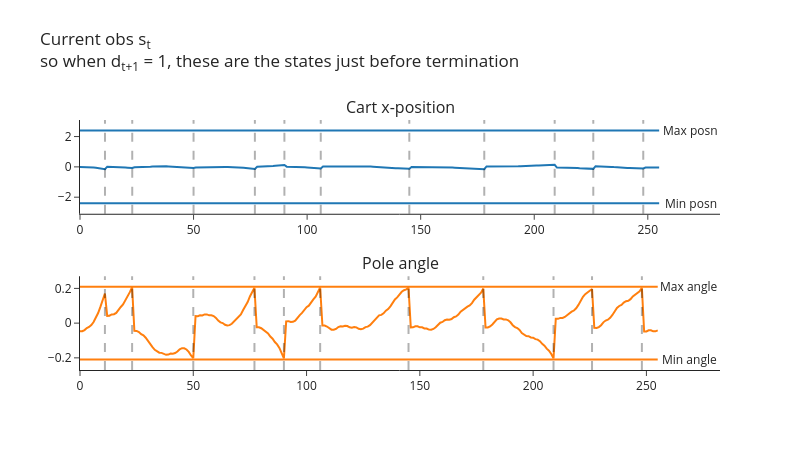
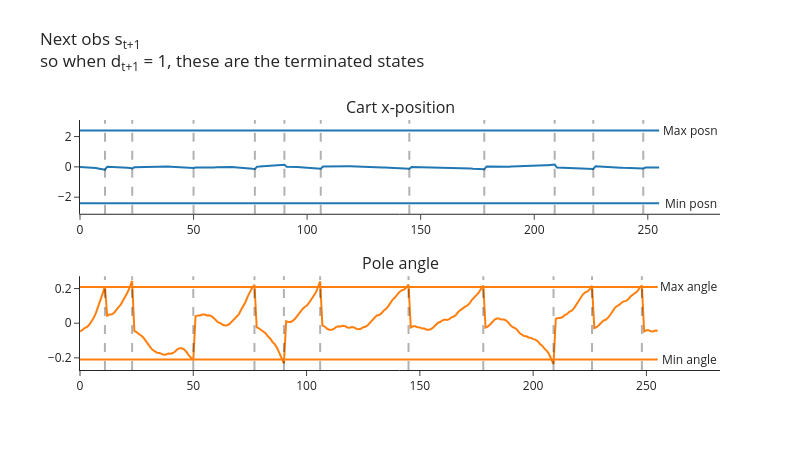
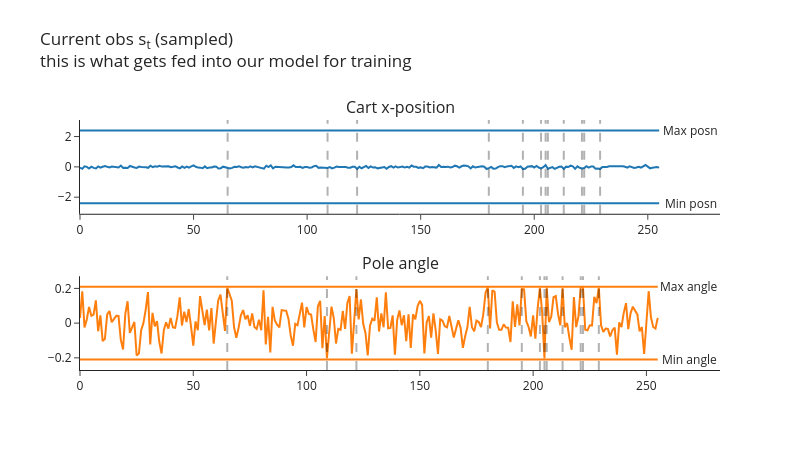

Notebook code cell kept with these figures, in order:
### Markdown cell above
Next, you can run the following code to visualize your cart's position and angle, and see how these look in both the buffer and the buffer's random samples. Do the samples look correctly shuffled? Also, based on the [CartPole source code](https://github.com/Farama-Foundation/Gymnasium/blob/main/gymnasium/envs/classic_control/cartpole.py), do the angles & positions at which the cart terminates make sense? (Note, the min/max values in the table are different to the termination ranges, the latter can be found *below* the table in the docstring.)

Note that the code below uses our batched `CartPole` with `num_envs=1`, so every tensor it returns has a leading dummy batch dimension of size 1 (one row per environment).

<!-- Lastly, note how there's actually a slight epsiode mismatch between $s_t$ and $s_{t+1}$ in the plots below. The vertical lines show the values of $t$ where $d_{t+1} = 1$, so we can see that at these points $s_t$ and $s_{t+1}$ both refer to the terminated episode (they're the pre-final and final observations respectively), but immediately after these points $s_t$ refers to the terminal observation while $s_{t+1}$ refers to the first observation of the new episode. This isn't really a problem though, because we don't care what action our agent learns to take when $s_t$ is a terminal state (i.e. out of bounds). If we were being careful then we'd want to filter these terms out of our buffer, but for our purposes this week it doesn't really matter if we keep them in. -->

Lastly, note how when we terminate environments we do something slightly different. If `envs.step` results in some environments terminating, it'll actually return `next_obs` as the reset observation for the next episode. In this case, we want to use this as our starting observation for the next step, but we need to make sure we record the correct terminal observation in our buffer - we do this by extracting it from the `infos` dict, which is where it gets stored. You can see this in the plots below: the vertical lines are the values $t$ where $d_{t+1}=1$ i.e. $s_{t+1}$ is terminal, and we can see that $s_t$ is the final observation of the terminated episode while $s_{t+1}$ is the first observation of the new episode immediately after.

### Code cell
buffer = ReplayBuffer(num_envs=1, obs_shape=(4,), action_shape=(), buffer_size=256, seed=0, device=device)
envs = CartPole(num_envs=1, seed=0, device=device)
obs, infos = envs.reset()

for i in range(256):
    # Choose random actions (one per environment), and take a step in the environment
    actions = t.randint(0, envs.single_action_space.n, (envs.num_envs,), device=device)
    next_obs, rewards, terminated, truncated, infos = envs.step(actions)

    # Get `true_next_obs` by finding all environments where we terminated & replacing `next_obs`
    # with the actual terminal states (the env has already auto-reset those environments, and stored
    # the observation they ended on in `infos["final_observation"]`)
    done = terminated | truncated
    true_next_obs = next_obs.clone()
    true_next_obs[done] = infos["final_observation"][done]

    # Add experience to buffer
    buffer.add(obs, actions, rewards, terminated, true_next_obs)
    obs = next_obs

sample = buffer.sample(256)

plot_cartpole_obs_and_dones(
    buffer.obs.cpu(),
    buffer.terminated.cpu(),
    title="Current obs s<sub>t</sub><br>so when d<sub>t+1</sub> = 1, these are the states just before termination",
)

plot_cartpole_obs_and_dones(
    buffer.next_obs.cpu(),
    buffer.terminated.cpu(),
    title="Next obs s<sub>t+1</sub><br>so when d<sub>t+1</sub> = 1, these are the terminated states",
)

plot_cartpole_obs_and_dones(
    sample.obs.cpu(),
    sample.terminated.cpu(),
    title="Current obs s<sub>t</sub> (sampled)<br>this is what gets fed into our model for training",
)

### Figure 1 — Plotly figure (JSON) as saved in the notebook; plotly's stock layout.template omitted (floating-point values rounded to 4 significant figures; data arrays with more than 128 entries replaced by an {"elided": "..."} marker saying what was removed)
{"data": [{"marker": {"color": "#1F77B4"}, "mode": "lines", "name": "posn", "type": "scatter", "xaxis": "x", "y": {"elided": "256 float values"}, "yaxis": "y"}, {"marker": {"color": "#1F77B4"}, "mode": "lines", "name": "posn_min", "type": "scatter", "xaxis": "x", "y": {"elided": "256 float values"}, "yaxis": "y"}, {"marker": {"color": "#1F77B4"}, "mode": "lines", "name": "posn_max", "type": "scatter", "xaxis": "x", "y": {"elided": "256 float values"}, "yaxis": "y"}, {"marker": {"color": "#FF7F0E"}, "mode": "lines", "name": "angle", "type": "scatter", "xaxis": "x2", "y": {"elided": "256 float values"}, "yaxis": "y2"}, {"marker": {"color": "#FF7F0E"}, "mode": "lines", "name": "angle_min", "type": "scatter", "xaxis": "x2", "y": {"elided": "256 float values"}, "yaxis": "y2"}, {"marker": {"color": "#FF7F0E"}, "mode": "lines", "name": "angle_max", "type": "scatter", "xaxis": "x2", "y": {"elided": "256 float values"}, "yaxis": "y2"}], "layout": {"annotations": [{"font": {"size": 16}, "showarrow": false, "text": "Cart x-position", "x": 0.5, "xanchor": "center", "xref": "paper", "y": 1, "yanchor": "bottom", "yref": "paper"}, {"font": {"size": 16}, "showarrow": false, "text": "Pole angle", "x": 0.5, "xanchor": "center", "xref": "paper", "y": 0.375, "yanchor": "bottom", "yref": "paper"}, {"showarrow": false, "text": "Min posn", "x": 268.8, "xref": "x", "y": -2.4, "yref": "y"}, {"showarrow": false, "text": "Min angle", "x": 268.8, "xref": "x2", "y": -0.2095, "yref": "y2"}, {"showarrow": false, "text": "Max posn", "x": 268.8, "xref": "x", "y": 2.4, "yref": "y"}, {"showarrow": false, "text": "Max angle", "x": 268.8, "xref": "x2", "y": 0.2095, "yref": "y2"}], "height": 450, "hovermode": "x unified", "margin": {"t": 120}, "shapes": [{"line": {"color": "black", "dash": "dash", "width": 2}, "type": "line", "x0": 11, "x1": 11, "xref": "x", "y0": 0, "y1": 1, "yref": "y domain"}, {"line": {"color": "black", "dash": "dash", "width": 2}, "type": "line", "x0": 23, "x1": 23, "xref": "x", "y0": 0, "y1": 1, "yref": "y domain"}, {"line": {"color": "black", "dash": "dash", "width": 2}, "type": "line", "x0": 50, "x1": 50, "xref": "x", "y0": 0, "y1": 1, "yref": "y domain"}, {"line": {"color": "black", "dash": "dash", "width": 2}, "type": "line", "x0": 77, "x1": 77, "xref": "x", "y0": 0, "y1": 1, "yref": "y domain"}, {"line": {"color": "black", "dash": "dash", "width": 2}, "type": "line", "x0": 90, "x1": 90, "xref": "x", "y0": 0, "y1": 1, "yref": "y domain"}, {"line": {"color": "black", "dash": "dash", "width": 2}, "type": "line", "x0": 106, "x1": 106, "xref": "x", "y0": 0, "y1": 1, "yref": "y domain"}, {"line": {"color": "black", "dash": "dash", "width": 2}, "type": "line", "x0": 145, "x1": 145, "xref": "x", "y0": 0, "y1": 1, "yref": "y domain"}, {"line": {"color": "black", "dash": "dash", "width": 2}, "type": "line", "x0": 178, "x1": 178, "xref": "x", "y0": 0, "y1": 1, "yref": "y domain"}, {"line": {"color": "black", "dash": "dash", "width": 2}, "type": "line", "x0": 209, "x1": 209, "xref": "x", "y0": 0, "y1": 1, "yref": "y domain"}, {"line": {"color": "black", "dash": "dash", "width": 2}, "type": "line", "x0": 226, "x1": 226, "xref": "x", "y0": 0, "y1": 1, "yref": "y domain"}, {"line": {"color": "black", "dash": "dash", "width": 2}, "type": "line", "x0": 248, "x1": 248, "xref": "x", "y0": 0, "y1": 1, "yref": "y domain"}, {"line": {"color": "black", "dash": "dash", "width": 2}, "type": "line", "x0": 11, "x1": 11, "xref": "x2", "y0": 0, "y1": 1, "yref": "y2 domain"}, {"line": {"color": "black", "dash": "dash", "width": 2}, "type": "line", "x0": 23, "x1": 23, "xref": "x2", "y0": 0, "y1": 1, "yref": "y2 domain"}, {"line": {"color": "black", "dash": "dash", "width": 2}, "type": "line", "x0": 50, "x1": 50, "xref": "x2", "y0": 0, "y1": 1, "yref": "y2 domain"}, {"line": {"color": "black", "dash": "dash", "width": 2}, "type": "line", "x0": 77, "x1": 77, "xref": "x2", "y0": 0, "y1": 1, "yref": "y2 domain"}, {"line": {"color": "black", "dash": "dash", "width": 2}, "type": "line", "x0": 90, "x1": 90, "xref": "x2", "y0": 0, "y1": 1, "yref": "y2 domain"}, {"line": {"color": "black", "dash": "dash", "width": 2}, "type": "line", "x0": 106, "x1": 106, "xref": "x2", "y0": 0, "y1": 1, "yref": "y2 domain"}, {"line": {"color": "black", "dash": "dash", "width": 2}, "type": "line", "x0": 145, "x1": 145, "xref": "x2", "y0": 0, "y1": 1, "yref": "y2 domain"}, {"line": {"color": "black", "dash": "dash", "width": 2}, "type": "line", "x0": 178, "x1": 178, "xref": "x2", "y0": 0, "y1": 1, "yref": "y2 domain"}, {"line": {"color": "black", "dash": "dash", "width": 2}, "type": "line", "x0": 209, "x1": 209, "xref": "x2", "y0": 0, "y1": 1, "yref": "y2 domain"}, {"line": {"color": "black", "dash": "dash", "width": 2}, "type": "line", "x0": 226, "x1": 226, "xref": "x2", "y0": 0, "y1": 1, "yref": "y2 domain"}, {"line": {"color": "black", "dash": "dash", "width": 2}, "type": "line", "x0": 248, "x1": 248, "xref": "x2", "y0": 0, "y1": 1, "yref": "y2 domain"}], "showlegend": false, "title": {"text": "Current obs s<sub>t</sub><br>so when d<sub>t+1</sub> = 1, these are the states just before termination", "y": 0.9}, "width": 800, "xaxis": {"anchor": "y", "domain": [0, 1]}, "xaxis2": {"anchor": "y2", "domain": [0, 1]}, "yaxis": {"anchor": "x", "domain": [0.625, 1]}, "yaxis2": {"anchor": "x2", "domain": [0, 0.375]}}}

### Figure 2 — Plotly figure (JSON) as saved in the notebook; plotly's stock layout.template omitted (floating-point values rounded to 4 significant figures; data arrays with more than 128 entries replaced by an {"elided": "..."} marker saying what was removed)
{"data": [{"marker": {"color": "#1F77B4"}, "mode": "lines", "name": "posn", "type": "scatter", "xaxis": "x", "y": {"elided": "256 float values"}, "yaxis": "y"}, {"marker": {"color": "#1F77B4"}, "mode": "lines", "name": "posn_min", "type": "scatter", "xaxis": "x", "y": {"elided": "256 float values"}, "yaxis": "y"}, {"marker": {"color": "#1F77B4"}, "mode": "lines", "name": "posn_max", "type": "scatter", "xaxis": "x", "y": {"elided": "256 float values"}, "yaxis": "y"}, {"marker": {"color": "#FF7F0E"}, "mode": "lines", "name": "angle", "type": "scatter", "xaxis": "x2", "y": {"elided": "256 float values"}, "yaxis": "y2"}, {"marker": {"color": "#FF7F0E"}, "mode": "lines", "name": "angle_min", "type": "scatter", "xaxis": "x2", "y": {"elided": "256 float values"}, "yaxis": "y2"}, {"marker": {"color": "#FF7F0E"}, "mode": "lines", "name": "angle_max", "type": "scatter", "xaxis": "x2", "y": {"elided": "256 float values"}, "yaxis": "y2"}], "layout": {"annotations": [{"font": {"size": 16}, "showarrow": false, "text": "Cart x-position", "x": 0.5, "xanchor": "center", "xref": "paper", "y": 1, "yanchor": "bottom", "yref": "paper"}, {"font": {"size": 16}, "showarrow": false, "text": "Pole angle", "x": 0.5, "xanchor": "center", "xref": "paper", "y": 0.375, "yanchor": "bottom", "yref": "paper"}, {"showarrow": false, "text": "Min posn", "x": 268.8, "xref": "x", "y": -2.4, "yref": "y"}, {"showarrow": false, "text": "Min angle", "x": 268.8, "xref": "x2", "y": -0.2095, "yref": "y2"}, {"showarrow": false, "text": "Max posn", "x": 268.8, "xref": "x", "y": 2.4, "yref": "y"}, {"showarrow": false, "text": "Max angle", "x": 268.8, "xref": "x2", "y": 0.2095, "yref": "y2"}], "height": 450, "hovermode": "x unified", "margin": {"t": 120}, "shapes": [{"line": {"color": "black", "dash": "dash", "width": 2}, "type": "line", "x0": 11, "x1": 11, "xref": "x", "y0": 0, "y1": 1, "yref": "y domain"}, {"line": {"color": "black", "dash": "dash", "width": 2}, "type": "line", "x0": 23, "x1": 23, "xref": "x", "y0": 0, "y1": 1, "yref": "y domain"}, {"line": {"color": "black", "dash": "dash", "width": 2}, "type": "line", "x0": 50, "x1": 50, "xref": "x", "y0": 0, "y1": 1, "yref": "y domain"}, {"line": {"color": "black", "dash": "dash", "width": 2}, "type": "line", "x0": 77, "x1": 77, "xref": "x", "y0": 0, "y1": 1, "yref": "y domain"}, {"line": {"color": "black", "dash": "dash", "width": 2}, "type": "line", "x0": 90, "x1": 90, "xref": "x", "y0": 0, "y1": 1, "yref": "y domain"}, {"line": {"color": "black", "dash": "dash", "width": 2}, "type": "line", "x0": 106, "x1": 106, "xref": "x", "y0": 0, "y1": 1, "yref": "y domain"}, {"line": {"color": "black", "dash": "dash", "width": 2}, "type": "line", "x0": 145, "x1": 145, "xref": "x", "y0": 0, "y1": 1, "yref": "y domain"}, {"line": {"color": "black", "dash": "dash", "width": 2}, "type": "line", "x0": 178, "x1": 178, "xref": "x", "y0": 0, "y1": 1, "yref": "y domain"}, {"line": {"color": "black", "dash": "dash", "width": 2}, "type": "line", "x0": 209, "x1": 209, "xref": "x", "y0": 0, "y1": 1, "yref": "y domain"}, {"line": {"color": "black", "dash": "dash", "width": 2}, "type": "line", "x0": 226, "x1": 226, "xref": "x", "y0": 0, "y1": 1, "yref": "y domain"}, {"line": {"color": "black", "dash": "dash", "width": 2}, "type": "line", "x0": 248, "x1": 248, "xref": "x", "y0": 0, "y1": 1, "yref": "y domain"}, {"line": {"color": "black", "dash": "dash", "width": 2}, "type": "line", "x0": 11, "x1": 11, "xref": "x2", "y0": 0, "y1": 1, "yref": "y2 domain"}, {"line": {"color": "black", "dash": "dash", "width": 2}, "type": "line", "x0": 23, "x1": 23, "xref": "x2", "y0": 0, "y1": 1, "yref": "y2 domain"}, {"line": {"color": "black", "dash": "dash", "width": 2}, "type": "line", "x0": 50, "x1": 50, "xref": "x2", "y0": 0, "y1": 1, "yref": "y2 domain"}, {"line": {"color": "black", "dash": "dash", "width": 2}, "type": "line", "x0": 77, "x1": 77, "xref": "x2", "y0": 0, "y1": 1, "yref": "y2 domain"}, {"line": {"color": "black", "dash": "dash", "width": 2}, "type": "line", "x0": 90, "x1": 90, "xref": "x2", "y0": 0, "y1": 1, "yref": "y2 domain"}, {"line": {"color": "black", "dash": "dash", "width": 2}, "type": "line", "x0": 106, "x1": 106, "xref": "x2", "y0": 0, "y1": 1, "yref": "y2 domain"}, {"line": {"color": "black", "dash": "dash", "width": 2}, "type": "line", "x0": 145, "x1": 145, "xref": "x2", "y0": 0, "y1": 1, "yref": "y2 domain"}, {"line": {"color": "black", "dash": "dash", "width": 2}, "type": "line", "x0": 178, "x1": 178, "xref": "x2", "y0": 0, "y1": 1, "yref": "y2 domain"}, {"line": {"color": "black", "dash": "dash", "width": 2}, "type": "line", "x0": 209, "x1": 209, "xref": "x2", "y0": 0, "y1": 1, "yref": "y2 domain"}, {"line": {"color": "black", "dash": "dash", "width": 2}, "type": "line", "x0": 226, "x1": 226, "xref": "x2", "y0": 0, "y1": 1, "yref": "y2 domain"}, {"line": {"color": "black", "dash": "dash", "width": 2}, "type": "line", "x0": 248, "x1": 248, "xref": "x2", "y0": 0, "y1": 1, "yref": "y2 domain"}], "showlegend": false, "title": {"text": "Next obs s<sub>t+1</sub><br>so when d<sub>t+1</sub> = 1, these are the terminated states", "y": 0.9}, "width": 800, "xaxis": {"anchor": "y", "domain": [0, 1]}, "xaxis2": {"anchor": "y2", "domain": [0, 1]}, "yaxis": {"anchor": "x", "domain": [0.625, 1]}, "yaxis2": {"anchor": "x2", "domain": [0, 0.375]}}}

### Figure 3 — Plotly figure (JSON) as saved in the notebook; plotly's stock layout.template omitted (floating-point values rounded to 4 significant figures; data arrays with more than 128 entries replaced by an {"elided": "..."} marker saying what was removed)
{"data": [{"marker": {"color": "#1F77B4"}, "mode": "lines", "name": "posn", "type": "scatter", "xaxis": "x", "y": {"elided": "256 float values"}, "yaxis": "y"}, {"marker": {"color": "#1F77B4"}, "mode": "lines", "name": "posn_min", "type": "scatter", "xaxis": "x", "y": {"elided": "256 float values"}, "yaxis": "y"}, {"marker": {"color": "#1F77B4"}, "mode": "lines", "name": "posn_max", "type": "scatter", "xaxis": "x", "y": {"elided": "256 float values"}, "yaxis": "y"}, {"marker": {"color": "#FF7F0E"}, "mode": "lines", "name": "angle", "type": "scatter", "xaxis": "x2", "y": {"elided": "256 float values"}, "yaxis": "y2"}, {"marker": {"color": "#FF7F0E"}, "mode": "lines", "name": "angle_min", "type": "scatter", "xaxis": "x2", "y": {"elided": "256 float values"}, "yaxis": "y2"}, {"marker": {"color": "#FF7F0E"}, "mode": "lines", "name": "angle_max", "type": "scatter", "xaxis": "x2", "y": {"elided": "256 float values"}, "yaxis": "y2"}], "layout": {"annotations": [{"font": {"size": 16}, "showarrow": false, "text": "Cart x-position", "x": 0.5, "xanchor": "center", "xref": "paper", "y": 1, "yanchor": "bottom", "yref": "paper"}, {"font": {"size": 16}, "showarrow": false, "text": "Pole angle", "x": 0.5, "xanchor": "center", "xref": "paper", "y": 0.375, "yanchor": "bottom", "yref": "paper"}, {"showarrow": false, "text": "Min posn", "x": 268.8, "xref": "x", "y": -2.4, "yref": "y"}, {"showarrow": false, "text": "Min angle", "x": 268.8, "xref": "x2", "y": -0.2095, "yref": "y2"}, {"showarrow": false, "text": "Max posn", "x": 268.8, "xref": "x", "y": 2.4, "yref": "y"}, {"showarrow": false, "text": "Max angle", "x": 268.8, "xref": "x2", "y": 0.2095, "yref": "y2"}], "height": 450, "hovermode": "x unified", "margin": {"t": 120}, "shapes": [{"line": {"color": "black", "dash": "dash", "width": 2}, "type": "line", "x0": 65, "x1": 65, "xref": "x", "y0": 0, "y1": 1, "yref": "y domain"}, {"line": {"color": "black", "dash": "dash", "width": 2}, "type": "line", "x0": 109, "x1": 109, "xref": "x", "y0": 0, "y1": 1, "yref": "y domain"}, {"line": {"color": "black", "dash": "dash", "width": 2}, "type": "line", "x0": 122, "x1": 122, "xref": "x", "y0": 0, "y1": 1, "yref": "y domain"}, {"line": {"color": "black", "dash": "dash", "width": 2}, "type": "line", "x0": 180, "x1": 180, "xref": "x", "y0": 0, "y1": 1, "yref": "y domain"}, {"line": {"color": "black", "dash": "dash", "width": 2}, "type": "line", "x0": 195, "x1": 195, "xref": "x", "y0": 0, "y1": 1, "yref": "y domain"}, {"line": {"color": "black", "dash": "dash", "width": 2}, "type": "line", "x0": 203, "x1": 203, "xref": "x", "y0": 0, "y1": 1, "yref": "y domain"}, {"line": {"color": "black", "dash": "dash", "width": 2}, "type": "line", "x0": 205, "x1": 205, "xref": "x", "y0": 0, "y1": 1, "yref": "y domain"}, {"line": {"color": "black", "dash": "dash", "width": 2}, "type": "line", "x0": 206, "x1": 206, "xref": "x", "y0": 0, "y1": 1, "yref": "y domain"}, {"line": {"color": "black", "dash": "dash", "width": 2}, "type": "line", "x0": 213, "x1": 213, "xref": "x", "y0": 0, "y1": 1, "yref": "y domain"}, {"line": {"color": "black", "dash": "dash", "width": 2}, "type": "line", "x0": 221, "x1": 221, "xref": "x", "y0": 0, "y1": 1, "yref": "y domain"}, {"line": {"color": "black", "dash": "dash", "width": 2}, "type": "line", "x0": 222, "x1": 222, "xref": "x", "y0": 0, "y1": 1, "yref": "y domain"}, {"line": {"color": "black", "dash": "dash", "width": 2}, "type": "line", "x0": 229, "x1": 229, "xref": "x", "y0": 0, "y1": 1, "yref": "y domain"}, {"line": {"color": "black", "dash": "dash", "width": 2}, "type": "line", "x0": 65, "x1": 65, "xref": "x2", "y0": 0, "y1": 1, "yref": "y2 domain"}, {"line": {"color": "black", "dash": "dash", "width": 2}, "type": "line", "x0": 109, "x1": 109, "xref": "x2", "y0": 0, "y1": 1, "yref": "y2 domain"}, {"line": {"color": "black", "dash": "dash", "width": 2}, "type": "line", "x0": 122, "x1": 122, "xref": "x2", "y0": 0, "y1": 1, "yref": "y2 domain"}, {"line": {"color": "black", "dash": "dash", "width": 2}, "type": "line", "x0": 180, "x1": 180, "xref": "x2", "y0": 0, "y1": 1, "yref": "y2 domain"}, {"line": {"color": "black", "dash": "dash", "width": 2}, "type": "line", "x0": 195, "x1": 195, "xref": "x2", "y0": 0, "y1": 1, "yref": "y2 domain"}, {"line": {"color": "black", "dash": "dash", "width": 2}, "type": "line", "x0": 203, "x1": 203, "xref": "x2", "y0": 0, "y1": 1, "yref": "y2 domain"}, {"line": {"color": "black", "dash": "dash", "width": 2}, "type": "line", "x0": 205, "x1": 205, "xref": "x2", "y0": 0, "y1": 1, "yref": "y2 domain"}, {"line": {"color": "black", "dash": "dash", "width": 2}, "type": "line", "x0": 206, "x1": 206, "xref": "x2", "y0": 0, "y1": 1, "yref": "y2 domain"}, {"line": {"color": "black", "dash": "dash", "width": 2}, "type": "line", "x0": 213, "x1": 213, "xref": "x2", "y0": 0, "y1": 1, "yref": "y2 domain"}, {"line": {"color": "black", "dash": "dash", "width": 2}, "type": "line", "x0": 221, "x1": 221, "xref": "x2", "y0": 0, "y1": 1, "yref": "y2 domain"}, {"line": {"color": "black", "dash": "dash", "width": 2}, "type": "line", "x0": 222, "x1": 222, "xref": "x2", "y0": 0, "y1": 1, "yref": "y2 domain"}, {"line": {"color": "black", "dash": "dash", "width": 2}, "type": "line", "x0": 229, "x1": 229, "xref": "x2", "y0": 0, "y1": 1, "yref": "y2 domain"}], "showlegend": false, "title": {"text": "Current obs s<sub>t</sub> (sampled)<br>this is what gets fed into our model for training", "y": 0.9}, "width": 800, "xaxis": {"anchor": "y", "domain": [0, 1]}, "xaxis2": {"anchor": "y2", "domain": [0, 1]}, "yaxis": {"anchor": "x", "domain": [0.625, 1]}, "yaxis2": {"anchor": "x2", "domain": [0, 0.375]}}}
